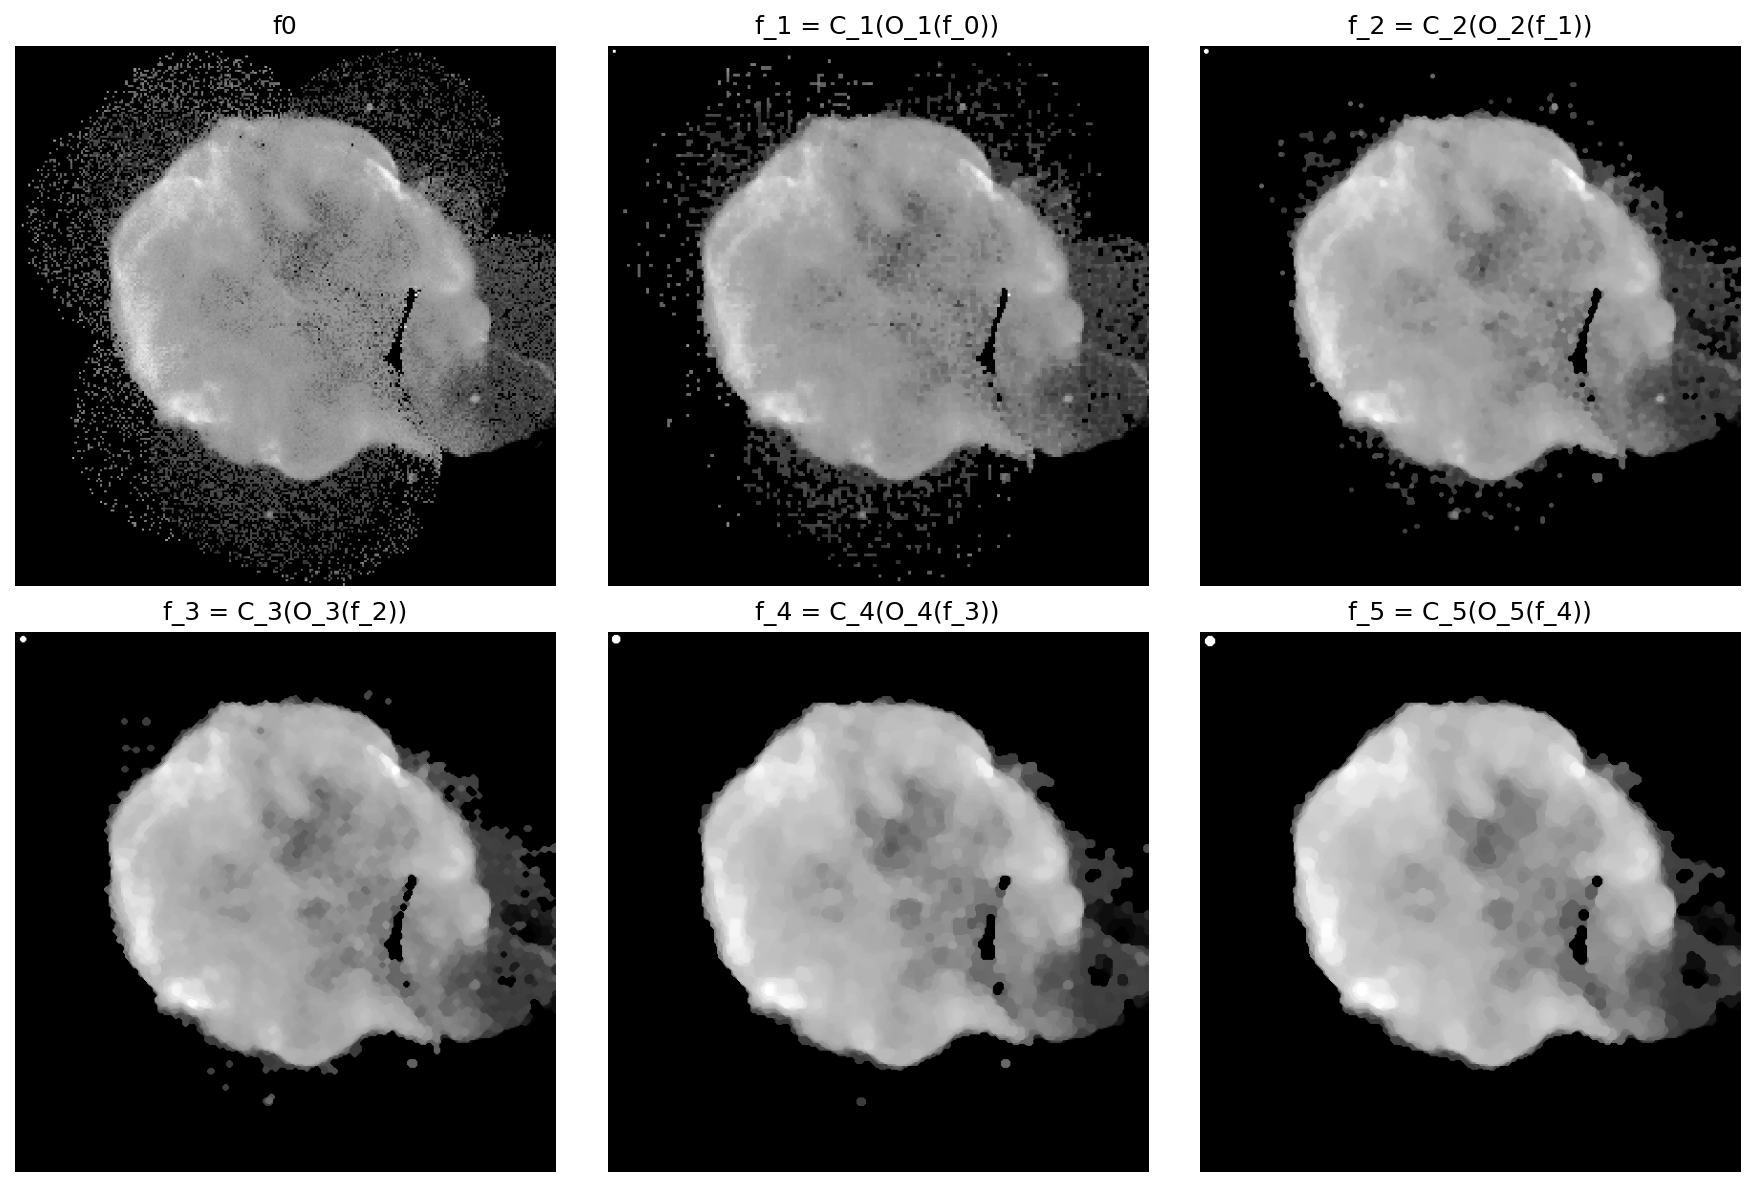

Write Python code to recreate this figure.
import numpy as np
import matplotlib.pyplot as plt
from PIL import Image
import sys
from pathlib import Path

# Add project root so local packages can be imported when run directly.
PROJECT_ROOT = Path(__file__).resolve().parents[2]
if str(PROJECT_ROOT) not in sys.path:
    sys.path.insert(0, str(PROJECT_ROOT))

import ia870 as ia
from General.AddSE2Image import AddSE2Image
from libDIPUM.data_path import dip_data

# %% Figure940New
# Alternate Sequential Filtering

# %% Data
f = np.array(Image.open(dip_data('cygnusloop.tif')))
if f.ndim == 3:
    f = f[..., 0]

# %% SE
Rad = list(range(1, 6))
B = [ia.iasedisk(r) for r in Rad]

# %% CO
CO = np.zeros((f.shape[0], f.shape[1], len(Rad)), dtype=f.dtype)
InfoCO = [''] * len(Rad)
for cpt in range(len(Rad)):
    CO[:, :, cpt] = ia.iaclose(ia.iaopen(f, B[cpt]), B[cpt])
    InfoCO[cpt] = f'f_{cpt + 1} = C_{Rad[cpt]}(O_{Rad[cpt]}(f_{cpt}))'

# %% ASF
ASF = np.zeros((f.shape[0], f.shape[1], len(Rad)), dtype=f.dtype)
for cpt in range(len(Rad)):
    ASF[:, :, cpt] = ia.iaasf(f, 'CO', B[cpt])

InfoASF = [
    'C_1(O_1(f))',
    'C_2(O_2(C_1(O_1(f))))',
    'C_3(O_3(C_2(O_2(C_1(O_1(f))))))',
    'ASFCO_4(f)',
    'ASFCO_5(f)',
]

# %% ASFRec
ASFRec = np.zeros((f.shape[0], f.shape[1], len(Rad)), dtype=f.dtype)
for cpt in range(len(Rad)):
    ASFRec[:, :, cpt] = ia.iaasfrec(
        f.astype(np.uint8), 'CO', ia.iasecross(1), ia.iasecross(1), cpt + 1
    )

InfoASFRec = [
    'ASFRec(f, CO, 1)',
    'ASFRec(f, CO, 2)',
    'ASFRec(f, CO, 3)',
    'ASFRec(f, CO, 4)',
    'ASFRec(f, CO, 5)',
]

# %% Display figure 1 (CO)
fig1 = plt.figure(1, figsize=(12, 8))
try:
    fig1.canvas.manager.set_window_title('Figure 9.40')
except Exception:
    pass

plt.subplot(2, 3, 1)
plt.imshow(f, cmap='gray')
plt.title('f0')
plt.axis('off')

for iter_idx in range(len(Rad)):
    plt.subplot(2, 3, 2 + iter_idx)
    mx = int(np.max(CO[:, :, iter_idx]))
    plt.imshow(AddSE2Image(CO[:, :, iter_idx], B[iter_idx], mx), cmap='gray')
    plt.title(InfoCO[iter_idx])
    plt.axis('off')

plt.tight_layout()
fig1.savefig('Figure940New.png', dpi=150, bbox_inches='tight')

# %% Display figure 2 (ASF)
fig2 = plt.figure(2, figsize=(12, 8))

plt.subplot(2, 3, 1)
plt.imshow(f, cmap='gray')
plt.title('f0')
plt.axis('off')

for iter_idx in range(len(Rad)):
    plt.subplot(2, 3, 2 + iter_idx)
    mx = int(np.max(ASF[:, :, iter_idx]))
    plt.imshow(AddSE2Image(ASF[:, :, iter_idx], B[iter_idx], mx), cmap='gray')
    plt.title(InfoASF[iter_idx])
    plt.axis('off')

plt.tight_layout()
fig2.savefig('Figure940NewBis.png', dpi=150, bbox_inches='tight')

# %% Display figure 3 (ASFRec)
fig3 = plt.figure(3, figsize=(12, 8))

plt.subplot(2, 3, 1)
plt.imshow(f, cmap='gray')
plt.title('f0')
plt.axis('off')

for iter_idx in range(len(Rad)):
    plt.subplot(2, 3, 2 + iter_idx)
    mx = int(np.max(ASFRec[:, :, iter_idx]))
    plt.imshow(AddSE2Image(ASFRec[:, :, iter_idx], B[iter_idx], mx), cmap='gray')
    plt.title(InfoASFRec[iter_idx])
    plt.axis('off')

plt.tight_layout()
fig3.savefig('Figure940NewTer.png', dpi=150, bbox_inches='tight')

plt.show()
